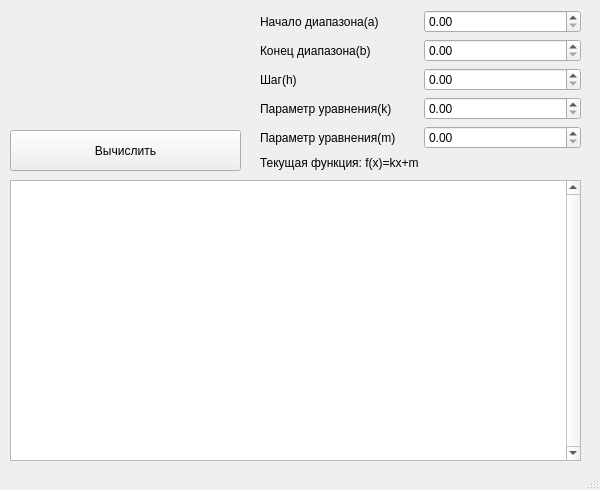
<?xml version="1.0" encoding="UTF-8"?>
<ui version="4.0">
 <class>MainWindow</class>
 <widget class="QMainWindow" name="MainWindow">
  <property name="geometry">
   <rect>
    <x>0</x>
    <y>0</y>
    <width>600</width>
    <height>490</height>
   </rect>
  </property>
  <property name="minimumSize">
   <size>
    <width>600</width>
    <height>490</height>
   </size>
  </property>
  <property name="maximumSize">
   <size>
    <width>600</width>
    <height>490</height>
   </size>
  </property>
  <property name="windowTitle">
   <string>Таблица значений функции в диапазоне</string>
  </property>
  <widget class="QWidget" name="centralwidget">
   <widget class="QPushButton" name="Calculate">
    <property name="geometry">
     <rect>
      <x>10</x>
      <y>130</y>
      <width>231</width>
      <height>41</height>
     </rect>
    </property>
    <property name="text">
     <string>Вычислить</string>
    </property>
   </widget>
   <widget class="QWidget" name="gridLayoutWidget">
    <property name="geometry">
     <rect>
      <x>260</x>
      <y>10</y>
      <width>321</width>
      <height>161</height>
     </rect>
    </property>
    <layout class="QGridLayout" name="gridLayout">
     <item row="5" column="0" colspan="2">
      <widget class="QLabel" name="label_5">
       <property name="text">
        <string>Текущая функция: f(x)=kx+m</string>
       </property>
      </widget>
     </item>
     <item row="1" column="0">
      <widget class="QLabel" name="label_2">
       <property name="text">
        <string>Конец диапазона(b)</string>
       </property>
      </widget>
     </item>
     <item row="4" column="0">
      <widget class="QLabel" name="label_6">
       <property name="text">
        <string>Параметр уравнения(m)</string>
       </property>
      </widget>
     </item>
     <item row="0" column="0">
      <widget class="QLabel" name="label">
       <property name="text">
        <string>Начало диапазона(a)</string>
       </property>
      </widget>
     </item>
     <item row="3" column="0">
      <widget class="QLabel" name="label_4">
       <property name="text">
        <string>Параметр уравнения(k)</string>
       </property>
      </widget>
     </item>
     <item row="2" column="0">
      <widget class="QLabel" name="label_3">
       <property name="text">
        <string>Шаг(h)</string>
       </property>
      </widget>
     </item>
     <item row="0" column="1">
      <widget class="QDoubleSpinBox" name="SpinBoxA"/>
     </item>
     <item row="1" column="1">
      <widget class="QDoubleSpinBox" name="SpinBoxB"/>
     </item>
     <item row="2" column="1">
      <widget class="QDoubleSpinBox" name="SpinBoxH"/>
     </item>
     <item row="3" column="1">
      <widget class="QDoubleSpinBox" name="SpinBoxK"/>
     </item>
     <item row="4" column="1">
      <widget class="QDoubleSpinBox" name="SpinBoxM"/>
     </item>
    </layout>
   </widget>
   <widget class="QTableWidget" name="tableWidget">
    <property name="geometry">
     <rect>
      <x>10</x>
      <y>180</y>
      <width>571</width>
      <height>281</height>
     </rect>
    </property>
    <property name="verticalScrollBarPolicy">
     <enum>Qt::ScrollBarAlwaysOn</enum>
    </property>
   </widget>
   <widget class="QWidget" name="gridLayoutWidget_2">
    <property name="geometry">
     <rect>
      <x>10</x>
      <y>10</y>
      <width>231</width>
      <height>111</height>
     </rect>
    </property>
    <layout class="QGridLayout" name="gridLayout_2">
     <item row="0" column="0">
      <widget class="QLabel" name="label_7">
       <property name="minimumSize">
        <size>
         <width>200</width>
         <height>50</height>
        </size>
       </property>
       <property name="autoFillBackground">
        <bool>true</bool>
       </property>
       <property name="text">
        <string/>
       </property>
       <property name="pixmap">
        <pixmap>FunctionJPG.jpg</pixmap>
       </property>
       <property name="scaledContents">
        <bool>true</bool>
       </property>
       <property name="alignment">
        <set>Qt::AlignCenter</set>
       </property>
      </widget>
     </item>
    </layout>
   </widget>
  </widget>
  <widget class="QStatusBar" name="statusbar"/>
 </widget>
 <resources/>
 <connections/>
</ui>
